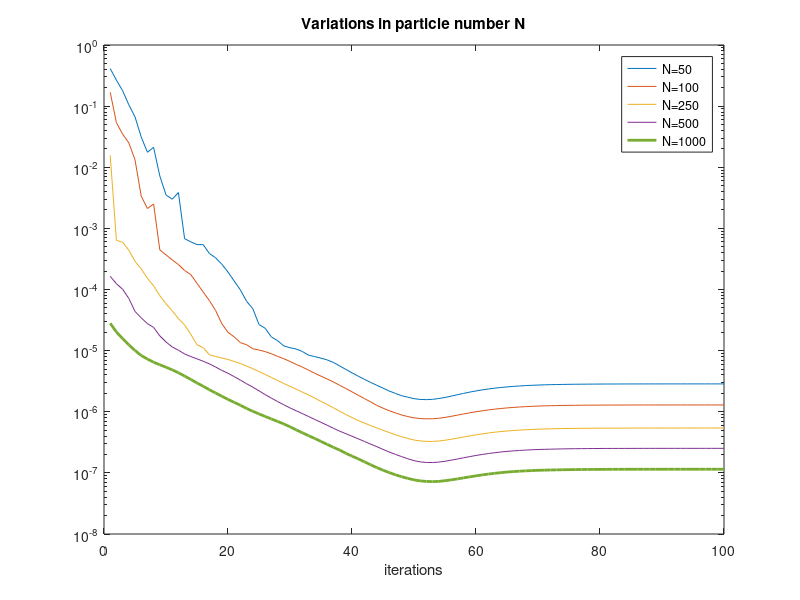

The MATLAB script that drew this image:
clc
clear all
close all

%% Ackley function minimization in dimension 1

B = 0;
C = 0;
%f = @(x) -20*exp(-0.2*abs(x-B))-exp(cos(2*pi*(x-B)))+ 20+ exp(1)+ C;
f = @(x) (x-B).^2 -10*cos(2*pi*(x-B)) +10 +C;


%% Parameters

Nv     = [50,100,250,500,1000];        % Number of agents
dt     = 1e-1;      % Time step
T      = 10;        % Final time
niter  = T/dt;
eps    = 1e-6;
alpha  = 30;        
sigma  = 0.1;
M      = 500;       % Number of samples
lambda = 1;

% weight function
waf = @(x) exp(-alpha*f(x));

%% Method
dec   = zeros(niter,5);

tic
for t=1:M
for k=1:5
    N=Nv(k);
    X0 = rand(N,1)*10 -5; 
    X     = X0; 
    wafx  = zeros(N,1);
    for i=1:niter
    %while norm (X-X(1),2)> eps
        Z =randn(N,1);                     % N N(0,1) random numbers
        wafx = exp(-alpha*f(X));
        m = (X'*wafx)/sum(wafx);
        X = X - dt*lambda*(X-m) + sigma*sqrt(dt)*(abs(X-m).*Z);
        dec(i,k)= dec(i,k)+ (abs(m))^2;
        %dec(i,k)= sqrt(sum(X.^2));
    end
    X    = X0; 
    wafx = zeros(N,1);
end
end
dec=dec/M;
toc

%% plot

% fX0 = f(X0);
% x = linspace(-5, 5, 200);
% fx = f(x);
% 
% figure
% plot (x, fx, '-b', X0, fX0, 'or', XM(1,:), f(XM(1,:)), '*g','linewidth',2)
% xlabel('x')
% ylabel('function value')
% legend('Ackley function','starting points','ending points')
% title('Minimization of Ackley function')


% figure
% plot (x, fx, '-b')
% title('Ackley function')

% figure
% histogram(XM,50)
% axis([-0.01 0.01 0 50])
% title('Histogram')
figure
semilogy (1:niter, dec(:,1),1:niter, dec(:,2),1:niter, dec(:,3),1:niter, dec(:,4),1:niter, dec(:,5),'linewidth',2)
xlabel('iterations')
title('Variations in particle number N')
legend('N=50','N=100','N=250','N=500','N=1000')


